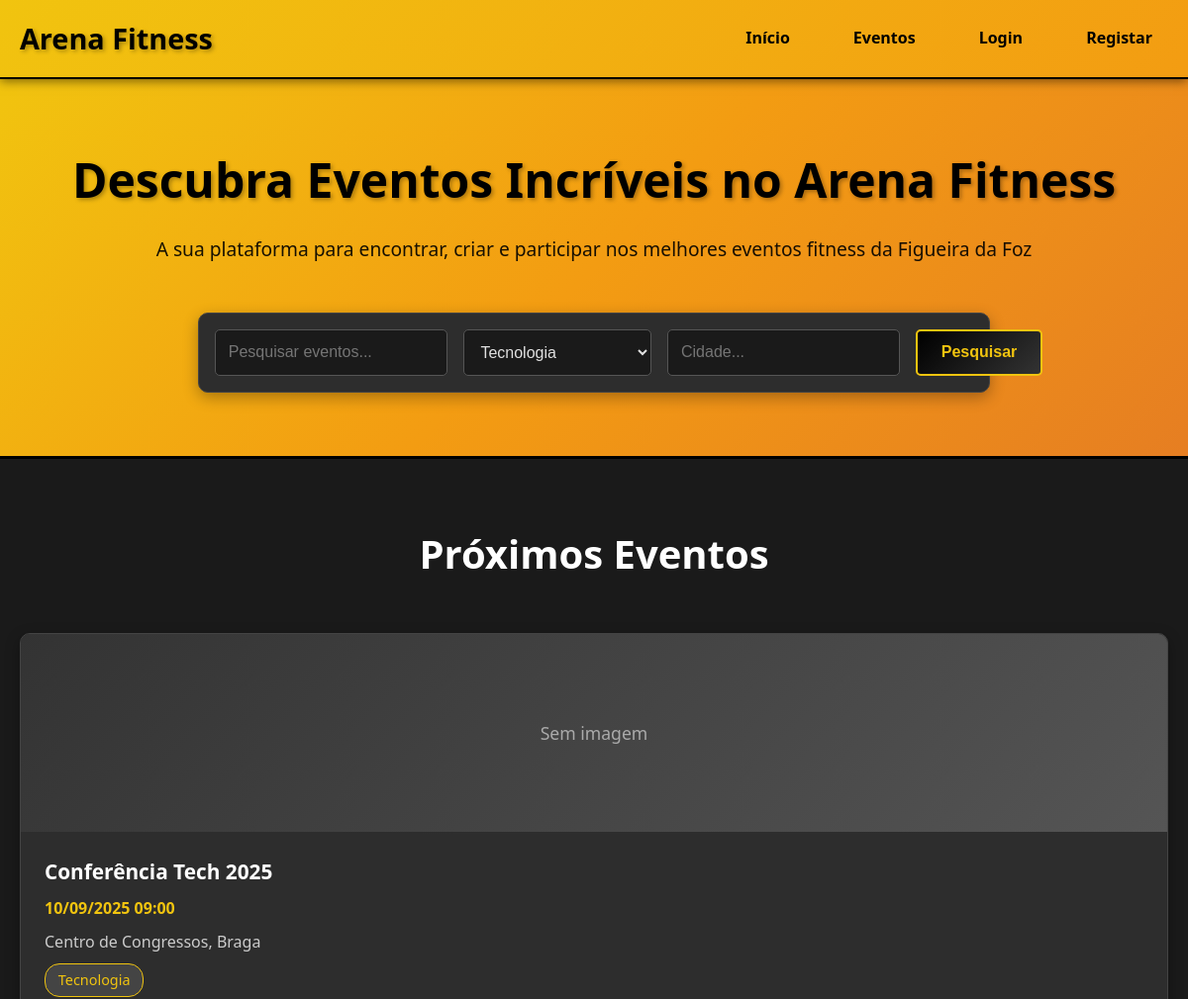
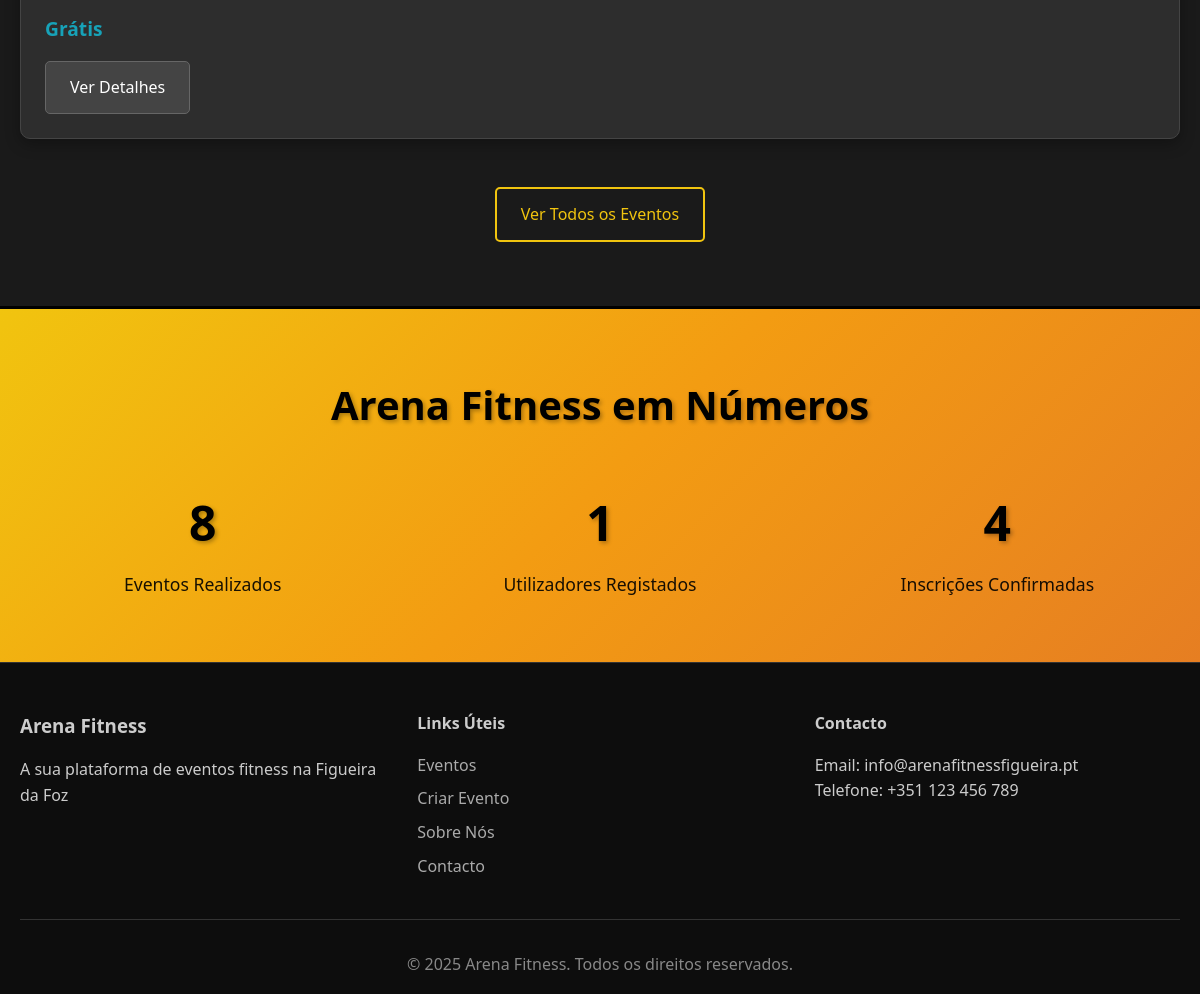
/index.php?categoria=4, run on the app's committed database (2 pictures, top to bottom).
### tables this page shows
CREATE TABLE eventos (
    id INT AUTO_INCREMENT PRIMARY KEY,
    titulo VARCHAR(200) NOT NULL,
    descricao TEXT NOT NULL,
    data_evento DATETIME NOT NULL,
    data_fim DATETIME,
    local VARCHAR(200) NOT NULL,
    endereco TEXT,
    cidade VARCHAR(100) NOT NULL,
    distrito VARCHAR(50) NOT NULL,
    codigo_postal VARCHAR(10),
    preco DECIMAL(10,2) DEFAULT 0.00,
    lotacao_maxima INT,
    categoria_id INT NOT NULL,
    tipo_evento_id INT NOT NULL,
    organizador_id INT NOT NULL,
    imagem VARCHAR(255),
    status ENUM('pendente', 'aprovado', 'rejeitado', 'cancelado') DEFAULT 'pendente',
    ativo TINYINT(1) DEFAULT 1,
    data_criacao TIMESTAMP DEFAULT CURRENT_TIMESTAMP,
    data_aprovacao TIMESTAMP NULL,
    aprovado_por INT NULL,
    FOREIGN KEY (categoria_id) REFERENCES categorias(id),
    FOREIGN KEY (tipo_evento_id) REFERENCES tipos_eventos(id),
    FOREIGN KEY (organizador_id) REFERENCES utilizadores(id),
    FOREIGN KEY (aprovado_por) REFERENCES utilizadores(id)
);

CREATE TABLE categorias (
    id INT AUTO_INCREMENT PRIMARY KEY,
    nome VARCHAR(50) NOT NULL UNIQUE,
    descricao TEXT,
    ativo TINYINT(1) DEFAULT 1,
    data_criacao TIMESTAMP DEFAULT CURRENT_TIMESTAMP
);

### includes/config.php (called while the page is built, shortened)
<?php
function isLoggedIn() {
    return isset($_SESSION['user_id']);
}
function formatDate($date, $format = 'd/m/Y H:i') {
    return date($format, strtotime($date));
}
?>

### index.php (the view, shortened to what this page needs)
<?php
require_once 'includes/config.php';
$searchQuery = $_GET['search'] ?? '';
$categoriaId = $_GET['categoria'] ?? '';
$cidade = $_GET['cidade'] ?? '';
$sql = "SELECT e.*, c.nome as categoria_nome, t.nome as tipo_nome, u.nome as organizador_nome
        FROM eventos e
        JOIN categorias c ON e.categoria_id = c.id
        JOIN tipos_eventos t ON e.tipo_evento_id = t.id
        JOIN utilizadores u ON e.organizador_id = u.id
        WHERE e.status = 'aprovado' AND e.ativo = 1 AND e.data_evento >= NOW()";
$params = [];
if ($categoriaId) {
    $sql .= " AND e.categoria_id = ?";
    $params[] = $categoriaId;
}
$sql .= " ORDER BY e.data_evento ASC LIMIT 12";
$stmt = $pdo->prepare($sql);
$stmt->execute($params);
$eventos = $stmt->fetchAll();
$categorias = $pdo->query("SELECT * FROM categorias WHERE ativo = 1 ORDER BY nome")->fetchAll();
?>
<!DOCTYPE html>
<html lang="pt-PT">
<head>
    <link rel="stylesheet" href="css/style.css">
</head>
<body>
    <header>
        <nav class="navbar">
            <div class="nav-container">
                <div class="nav-logo">
                    <h1><a href="index.php"><?= SITE_NAME ?></a></h1>
                </div>
                <div class="nav-menu">
                    <a href="index.php">Início</a>
                    <a href="pages/eventos.php">Eventos</a>
                    <?php if (isLoggedIn()): ?>
                        <a href="pages/meus-eventos.php">Meus Eventos</a>
                        <a href="pages/criar-evento.php">Criar Evento</a>
                        <?php if (isAdmin()): ?>
                            <a href="admin/dashboard.php">Administração</a>
                        <?php endif; ?>
                        <a href="pages/perfil.php"><?= $_SESSION['user_name'] ?></a>
                        <a href="logout.php">Sair</a>
                    <?php else: ?>
                        <a href="login.php">Login</a>
                        <a href="registo.php">Registar</a>
                    <?php endif; ?>
                </div>
            </div>
        </nav>
    </header>
    <main>
        <section class="hero">
            <div class="hero-content">
                <h1>Descubra Eventos Incríveis no Arena Fitness</h1>
                <p>A sua plataforma para encontrar, criar e participar nos melhores eventos fitness da Figueira da Foz</p>
                <form class="search-form" method="GET" action="">
                    <div class="search-row">
                        <input type="text" name="search" placeholder="Pesquisar eventos..."
                               value="<?= htmlspecialchars($searchQuery) ?>">
                        <select name="categoria">
                            <?php foreach ($categorias as $categoria): ?>
                                <option value="<?= $categoria['id'] ?>"
                                        <?= $categoriaId == $categoria['id'] ? 'selected' : '' ?>>
                                    <?= htmlspecialchars($categoria['nome']) ?>
                                </option>
                            <?php endforeach; ?>
                        </select>
                        <input type="text" name="cidade" placeholder="Cidade..."
                               value="<?= htmlspecialchars($cidade) ?>">
                        <button type="submit" class="btn btn-primary">Pesquisar</button>
                    </div>
                </form>
            </div>
        </section>
        <section class="eventos-section">
            <div class="container">
                <h2>Próximos Eventos</h2>
                <?php if (empty($eventos)): ?>
                    <div class="no-events">
                        <p>Nenhum evento encontrado com os critérios selecionados.</p>
                        <?php if (isLoggedIn()): ?>
                            <a href="pages/criar-evento.php" class="btn btn-primary">Criar Primeiro Evento</a>
                        <?php endif; ?>
                    </div>
                <?php else: ?>
                    <div class="eventos-grid">
                        <?php foreach ($eventos as $evento): ?>
                            <div class="evento-card">
                                <?php if ($evento['imagem']): ?>
                                    <img src="<?= UPLOAD_PATH . $evento['imagem'] ?>"
                                         alt="<?= htmlspecialchars($evento['titulo']) ?>">
                                <?php else: ?>
                                    <div class="no-image">Sem imagem</div>
                                <?php endif; ?>
                                <div class="evento-content">
                                    <h3><?= htmlspecialchars($evento['titulo']) ?></h3>
                                    <p class="evento-data"><?= formatDate($evento['data_evento']) ?></p>
                                    <p class="evento-local"><?= htmlspecialchars($evento['local'] . ', ' . $evento['cidade']) ?></p>
                                    <p class="evento-categoria"><?= htmlspecialchars($evento['categoria_nome']) ?></p>
                                    <?php if ($evento['preco'] > 0): ?>
                                        <p class="evento-preco">€<?= number_format($evento['preco'], 2) ?></p>
                                    <?php else: ?>
                                        <p class="evento-preco gratis">Grátis</p>
                                    <?php endif; ?>
                                    <a href="pages/evento.php?id=<?= $evento['id'] ?>"
                                       class="btn btn-secondary">Ver Detalhes</a>
                                </div>
                            </div>
                        <?php endforeach; ?>
                    </div>
                    <div class="ver-mais">
                        <a href="pages/eventos.php" class="btn btn-outline">Ver Todos os Eventos</a>
                    </div>
                <?php endif; ?>
            </div>
        </section>
        <section class="stats-section">
            <div class="container">
                <h2>Arena Fitness em Números</h2>
                <div class="stats-grid">
                    <?php
                    $totalEventos = $pdo->query("SELECT COUNT(*) FROM eventos WHERE status = 'aprovado'")->fetchColumn();
                    $totalUsuarios = $pdo->query("SELECT COUNT(*) FROM utilizadores WHERE ativo = 1")->fetchColumn();
                    $totalInscricoes = $pdo->query("SELECT COUNT(*) FROM inscricoes WHERE status = 'confirmada'")->fetchColumn();
                    ?>
                    <div class="stat-item">
                        <h3><?= $totalEventos ?></h3>
                        <p>Eventos Realizados</p>
                    </div>
                    <div class="stat-item">
                        <h3><?= $totalUsuarios ?></h3>
                        <p>Utilizadores Registados</p>
                    </div>
                    <div class="stat-item">
                        <h3><?= $totalInscricoes ?></h3>
                        <p>Inscrições Confirmadas</p>
                    </div>
                </div>
            </div>
        </section>
    </main>
    <footer>
        <div class="container">
            <div class="footer-content">
                <div class="footer-section">
                    <h3><?= SITE_NAME ?></h3>
                    <p>A sua plataforma de eventos fitness na Figueira da Foz</p>
                </div>
                <div class="footer-section">
                    <h4>Links Úteis</h4>
                    <ul>
                        <li><a href="pages/eventos.php">Eventos</a></li>
                        <li><a href="pages/criar-evento.php">Criar Evento</a></li>
                        <li><a href="pages/sobre.php">Sobre Nós</a></li>
                        <li><a href="pages/contacto.php">Contacto</a></li>
                    </ul>
                </div>
                <div class="footer-section">
                    <h4>Contacto</h4>
                    <p>Email: info@arenafitnessfigueira.pt</p>
                    <p>Telefone: +351 123 456 789</p>
                </div>
            </div>
            <div class="footer-bottom">
                <p>&copy; <?= date('Y') ?> <?= SITE_NAME ?>. Todos os direitos reservados.</p>
            </div>
        </div>
    </footer>
</body>
</html>

### data on the page
eventos: shows "Sem imagem", titulo "Conferência Tech 2025", data_evento "10/09/2025 09:00", local+cidade "Centro de Congressos, Braga", categoria.nome "Tecnologia", preco "Grátis"

### other printed values
SITE_NAME "Arena Fitness"
$totalEventos "8"
$totalUsuarios "1"
$totalInscricoes "4"
form field categoria "Tecnologia"
